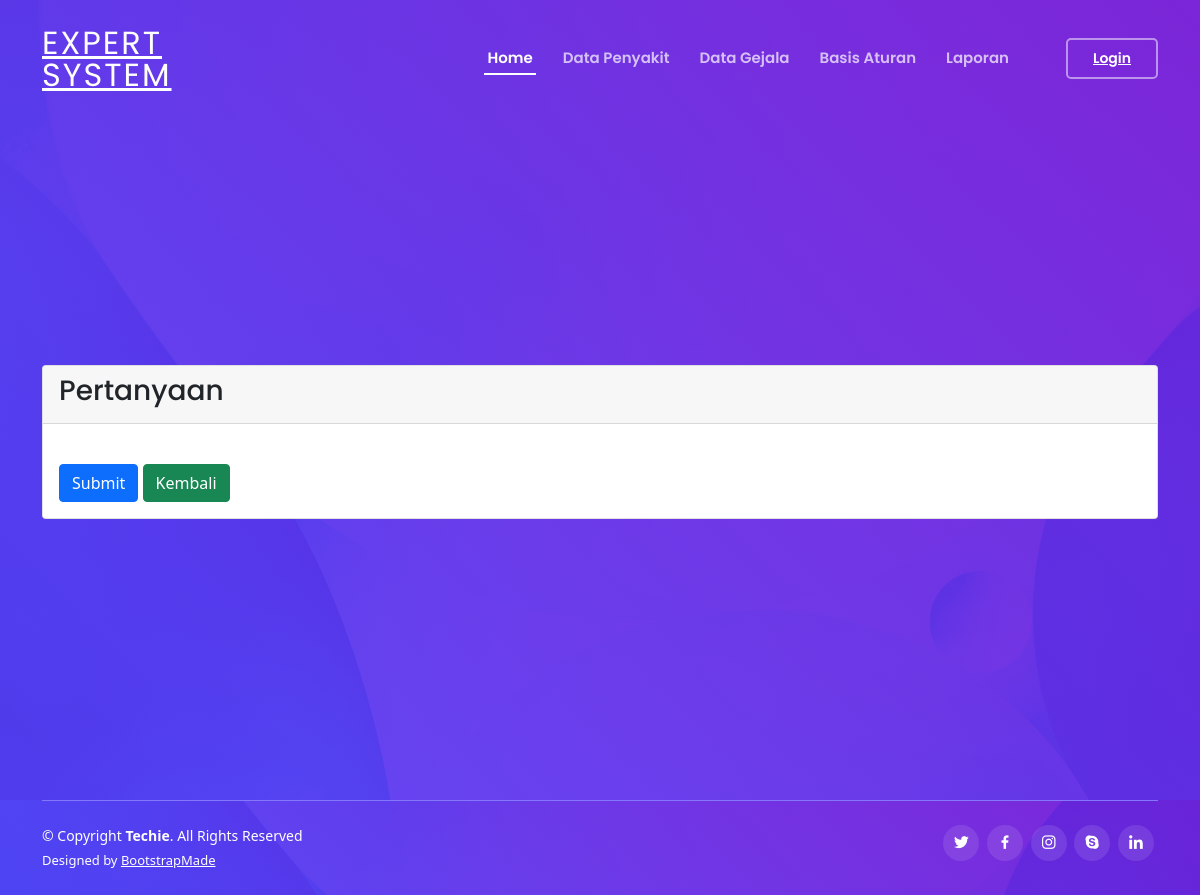
The page /index.php/konsultasi/pertanyaan on the database as committed earlier.
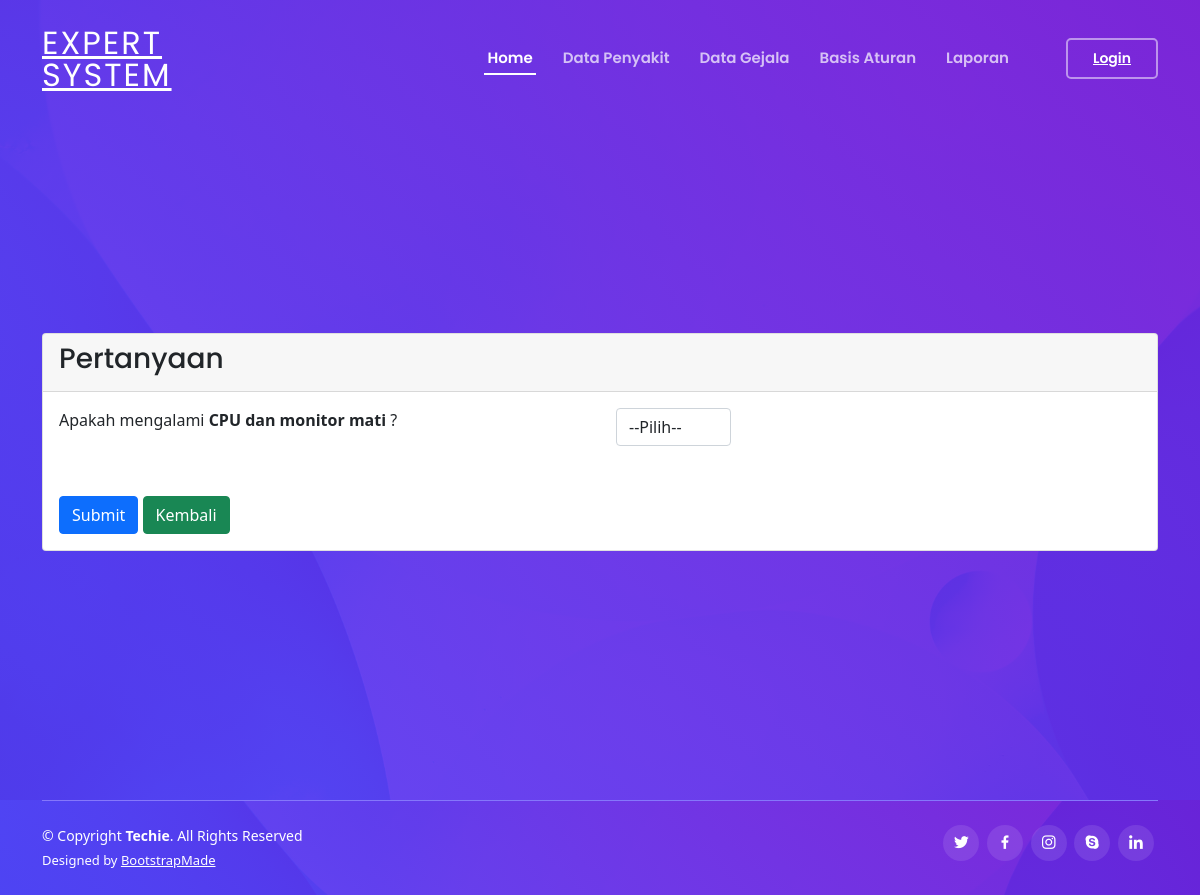
The same page on the database as committed later.
### tables this page shows
CREATE TABLE `tmp_relasi` (
  `id` int(11) NOT NULL,
  `kd_penyakit` varchar(10) NOT NULL,
  `kd_gejala` varchar(10) NOT NULL
);

CREATE TABLE `gejala` (
  `kd_gejala` varchar(10) NOT NULL,
  `nama_gejala` text NOT NULL,
  `poin_gejala` int(11) NOT NULL
);

### application/libraries/Template.php (called while the page is built)
<?php
class Template
{
    var $template_data = array();
    function set($name, $value)
    {
        $this->template_data[$name] = $value;
    }
    function load($template = '', $view = '', $view_data = array(), $return = FALSE)
    {
        $this->CI = &get_instance();
        $this->set('contents', $this->CI->load->view($view, $view_data, TRUE));
        return $this->CI->load->view($template, $this->template_data, $return);
    }
}

### application/controllers/konsultasi.php (called while the page is built, shortened)
<?php
class Konsultasi extends CI_Controller
{
    function pertanyaan()
    {
        $data = array(
            'title' => 'Halaman Pertanyaan',
            'record' => $this->M_Master->getPenyakit(),
            'relasi' => $this->M_Master->getRelasi()
        );
        $this->template->load('back/front', 'back/pertanyaan', $data);
    }
}

### index.php (called while the page is built, shortened)
<?php
require_once BASEPATH.'core/CodeIgniter.php';

### application/models/M_Master.php (called while the page is built, shortened)
<?php
class M_Master extends CI_Model
{
    function getPenyakit()
    {
        if (isset($_GET['kd_penyakit'])) {
            $penyakit = $_GET['kd_penyakit'];
            $kd = $this->db->query("select * from pengetahuan where kd_penyakit='" . $penyakit . "'")->row_array();
            $insert = "INSERT INTO tmp_relasi (kd_penyakit, kd_gejala) SELECT kd_penyakit, kd_gejala FROM pengetahuan WHERE kd_penyakit='" . $kd['kd_penyakit'] . "'";
            $this->db->query($insert);
        } else {
            $penyakit = 'null';
        }
        $this->db->select('*');
        $this->db->from('pengetahuan');
        $this->db->where('kd_penyakit = ', '' . $penyakit . '');
        $this->db->limit('1');
        $query = $this->db->get();
        if ($query->num_rows() > 0) {
            $out = $query->result();
            return $out;
        } else {
            return array();
        }
    }
    function getRelasi()
    {
        return $this->db->query("select * from tmp_relasi as r, gejala as g where r.kd_gejala=g.kd_gejala")->result();
    }
}

### application/views/back/pertanyaan.php (the view, shortened to what this page needs)
<link href="<?php echo base_url('assets/template/css/bootstrap-responsive.css') ?>" rel="stylesheet" />
<link href="<?php echo base_url('assets/template/vendor/bootstrap/css/bootstrap.min.css'); ?>" rel="stylesheet">
<body>
    <section id="hero" class="d-flex align-items-center">
        <div class="container">
            <div class="row">
                <div class="col-md-12">
                    <div class="card card-info">
                        <div class="card-header">
                            <h3 class="card-title">Pertanyaan</h3>
                        </div>
                        <div class="card-body">
                            <div class="col-md-9">
                                <div class="form-group">
                                    <?php
                                    if ($relasi) {
                                        foreach ($relasi as $row) {
                                    ?>
                                            <form class="form-horizontal" action="<?php echo site_url("konsultasi/tambahhasil") ?>" method="post">
                                                <div class="form-group row">
                                                    <div class="col-md-8">
                                                        <div class="col-sm-10">
                                                            <p>Apakah mengalami <b><?php echo $row->nama_gejala; ?></b> ?</p>
                                                            <br>
                                                        </div>
                                                    </div>
                                                    <div class="col-md-2">
                                                        <select name="poin_gejala[]" class="form-control" required>
                                                            <option value="0">--Pilih--</option>
                                                        </select>
                                                    </div>
                                                </div>
                                        <?php }
                                    }
                                        ?>
                                        <br>
                                        <div class="col-md-8">
                                            <div class="form-group">
                                                <div class="col-lg-10">
                                                    <button class="btn btn-primary" type="submit">Submit</button>
                                                    <a href="<?php echo site_url('konsultasi') ?>" class="btn btn-success">Kembali</a>
                                                </div>
                                            </div>
                                        </div>
                                            </form>
                                </div>
                            </div>
                        </div>
                    </div>
                </div>
            </div>
        </div>
    </section>
</body>
</html>

Rows that differ between the two databases and show on the page:
added tmp_relasi: kd_gejala.nama_gejala "CPU dan monitor mati"
